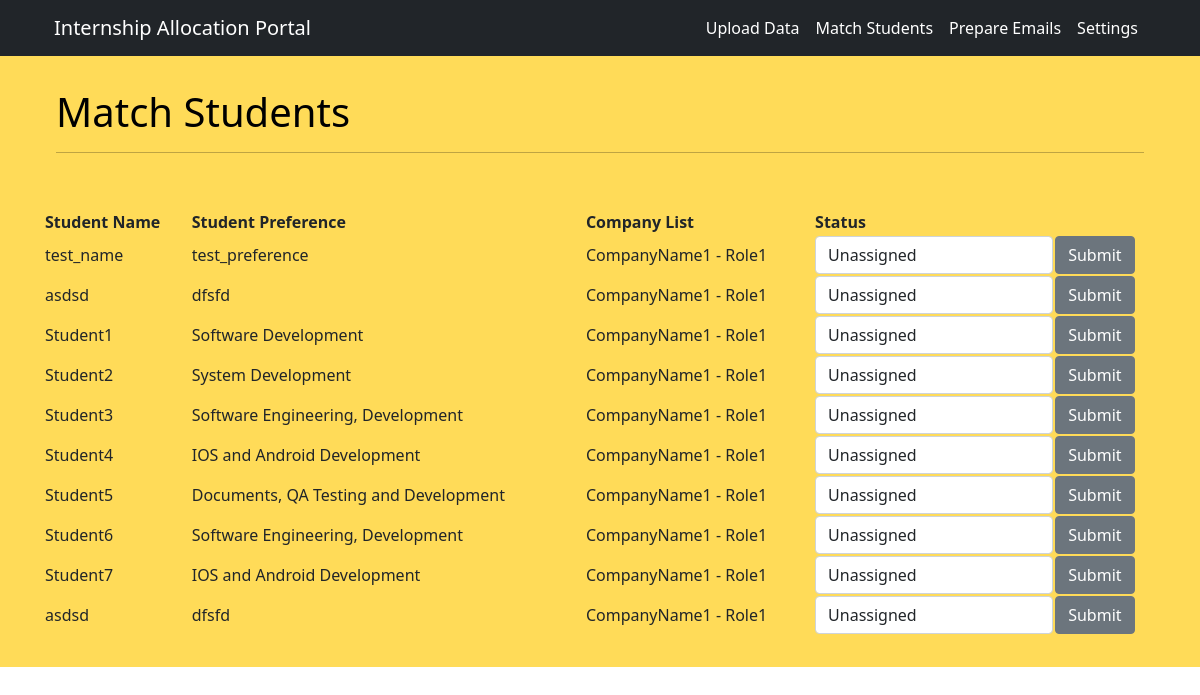
/Match_Student, run on the app's committed database.
### app.py (models this page shows, shortened)
class Student(db.Model):
    id = db.Column(db.String(10), primary_key=True)
    name = db.Column(db.String(200), nullable=False)
    preference = db.Column(db.String(200), nullable=False)
    status = db.Column(db.String(200), nullable=False)

### app.py (the view)
@flaskApp.route('/Match_Student', methods=['GET', 'POST'])
def match_student():
    form = StudentForm()
    student_list = Student.query.order_by(Student.id)
    company_list = Company.query.order_by(Company.name)
    print("test12")
    print(request.form.get("status"))
    print("test134")
    if form.validate_on_submit():
        student = Student.query.filter_by(id=form.id.data).first()
        student.status = Student(status=form.status.data)
        db.session.commit()
    return render_template('match_student.html',
        form=form,
        student_list=student_list,
        company_list=company_list)

### app.py
class StudentForm(FlaskForm):
    id = StringField(validators=[DataRequired()])
    name = StringField(validators=[DataRequired()])
    preference = StringField(validators=[DataRequired()])
    status = SelectField('Status', choices = [('unassigned', 'Unassigned'),('pending_confirmation', 'Pending confirmation'),('confirmed','Confirmed')], validators=[DataRequired()])
    submit = SubmitField("Submit")

### templates/Match_Student.html (shortened to what this page needs)
<!doctype html>
<html lang="en">
<head>
<link rel="stylesheet" href="https://cdn.jsdelivr.net/npm/bootstrap@5.1.1/dist/css/bootstrap.min.css">
</head>
<body>
  <nav class="navbar navbar-expand-lg navbar-dark bg-dark" id="mainNav">
    <div class="container px-4">
        <a class="navbar-brand" href={{url_for('main')}}>Internship Allocation Portal</a>
        <div class="collapse navbar-collapse" id="navbarResponsive">
            <ul class="navbar-nav ms-auto">
              <li class="nav-item">
                <a class="nav-link active" aria-current="page" href={{url_for('upload_data')}}>Upload Data</a>
              </li>
              <li class="nav-item">
                <a class="nav-link active" aria-current="page" href={{url_for('match_student')}}>Match Students</a>
              </li>
              <li class="nav-item">
                <a class="nav-link active" aria-current="page" href={{url_for('prepare_email')}}>Prepare Emails</a>
              </li>
              <li class="nav-item">
                <a class="nav-link active" aria-current="page" href={{url_for('settings')}}>Settings</a>
              </li>
            </ul>
          </div>
      </div>
  </nav>
  <header class="text-black" style="background-color: #FFDB58; padding: 2em; padding-bottom: 0.5em;">
    <div class="container px-4 text-left">
        <h1 class="page-header">Match Students</h1>
        <hr/>
    </div>
  </header>
  <section id="section" style="background-color: #FFDB58; padding: 2em;">
    <div class="container px-4 text-left">
        <div class="row gx-4 justify-content-center">
              <table>
                <tr>
                  <th>Student Name</th>
                  <th>Student Preference</th>
                  <th>Company List</th>
                  <th>Status</th>
                  <th></th>
                </tr>
                {% for student in student_list %}
                <tr>
                  <form method="POST">
                    <td name="name" id="name">{{student.name}}</td>
                    <td name="preference" id="preference">{{student.preference}}</td>
                    <td name="companyName" id="companyName">CompanyName1 - Role1</td>
                    <td>
                      {{ form.status(class="form-control") }}
                    </td>
                    <td>
                      {{ form.submit(class="btn btn-secondary") }}
                    </td>
                  </form>
                </tr>
                {% endfor %}
              </table>
        </div>
    </div>
  </section>
</body>
</html>

### data on the page
Student: name "test_name", preference "test_preference"
Student: name "asdsd", preference "dfsfd"
Student: name "Student1", preference "Software Development"
Student: name "Student2", preference "System Development"
Student: name "Student3", preference "Software Engineering, Development"
Student: name "Student4", preference "IOS and Android Development"
Student: name "Student5", preference "Documents, QA Testing and Development"
Student: name "Student6", preference "Software Engineering, Development"
Student: name "Student7", preference "IOS and Android Development"
Student: name "asdsd", preference "dfsfd"
